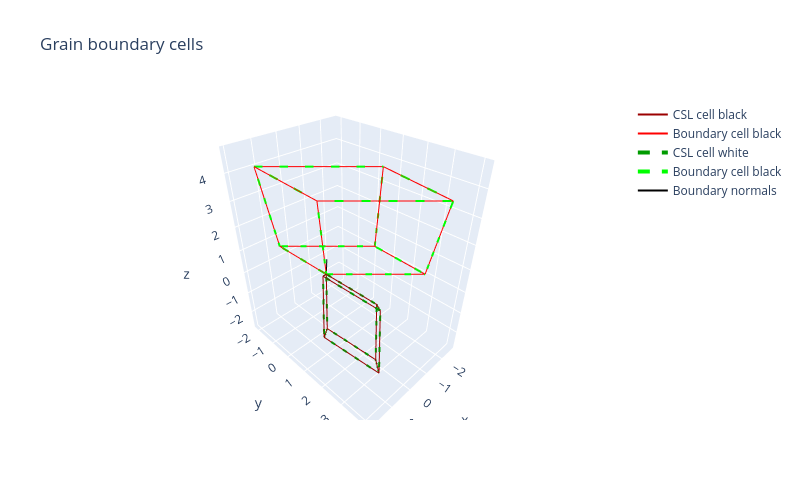

The cell this chart's notebook holds for it:
### Markdown cell above
And second, after the specified CSL rotation, which should bring the black and white cells into coincidence.

### Code cell
test_gb.visualise_3d_rotated()

### Figure 1 — Plotly figure (JSON) as saved in the notebook; plotly's stock layout.template omitted (floating-point values rounded to 4 significant figures)
{"data": [{"line": {"color": "rgb(155, 0, 0)", "width": 2}, "mode": "lines", "name": "CSL cell black", "type": "scatter3d", "x": [0, 1.0, null, 0, 0.5486, null, 0, -0.5486, null, 1.0, 1.549, null, 0.5486, 1.549, null, 1.549, 1, null, 1.11e-16, 1, null, -0.5486, 1.11e-16, null, -0.5486, 0.4514, null, 0.4514, 1, null, 1.0, 0.4514, null, 0.5486, 1.11e-16, null], "y": [0, 1, null, 0, 0.5486, null, 0, 2.097, null, 1, 1.549, null, 0.5486, 1.549, null, 1.549, 3.646, null, 2.646, 3.646, null, 2.097, 2.646, null, 2.097, 3.097, null, 3.097, 3.646, null, 1, 3.097, null, 0.5486, 2.646, null], "z": [0, 1.0, null, 0, -2.097, null, 0, -0.5486, null, 1.0, -1.097, null, -2.097, -1.097, null, -1.097, -1.646, null, -2.646, -1.646, null, -0.5486, -2.646, null, -0.5486, 0.4514, null, 0.4514, -1.646, null, 1.0, 0.4514, null, -2.097, -2.646, null]}, {"line": {"color": "rgb(255, 0, 0)", "width": 2}, "mode": "lines", "name": "Boundary cell black", "type": "scatter3d", "x": [0, -2.646, null, 0, 1.451, null, 0, 0.5486, null, -2.646, -1.194, null, 1.451, -1.194, null, -1.194, -0.6458, null, 2.0, -0.6458, null, 0.5486, 2.0, null, 0.5486, -2.097, null, -2.097, -0.6458, null, -2.646, -2.097, null, 1.451, 2.0, null], "y": [0, 2.646, null, 0, 1.451, null, 0, -2.097, null, 2.646, 4.097, null, 1.451, 4.097, null, 4.097, 2.0, null, -0.6458, 2.0, null, -2.097, -0.6458, null, -2.097, 0.5486, null, 0.5486, 2.0, null, 2.646, 0.5486, null, 1.451, -0.6458, null], "z": [0, 0, null, 0, 4.097, null, 0, 0.5486, null, 0, 4.097, null, 4.097, 4.097, null, 4.097, 4.646, null, 4.646, 4.646, null, 0.5486, 4.646, null, 0.5486, 0.5486, null, 0.5486, 4.646, null, 0, 0.5486, null, 4.097, 4.646, null]}, {"line": {"color": "rgb(0, 155, 0)", "dash": "dash", "width": 4}, "mode": "lines", "name": "CSL cell white", "type": "scatter3d", "x": [0, 1, null, 0, 0.5486, null, 0, -0.5486, null, 1, 1.549, null, 0.5486, 1.549, null, 1.549, 1, null, 0, 1, null, -0.5486, 0, null, -0.5486, 0.4514, null, 0.4514, 1, null, 1, 0.4514, null, 0.5486, 0, null], "y": [0, 1, null, 0, 0.5486, null, 0, 2.097, null, 1, 1.549, null, 0.5486, 1.549, null, 1.549, 3.646, null, 2.646, 3.646, null, 2.097, 2.646, null, 2.097, 3.097, null, 3.097, 3.646, null, 1, 3.097, null, 0.5486, 2.646, null], "z": [0, 1, null, 0, -2.097, null, 0, -0.5486, null, 1, -1.097, null, -2.097, -1.097, null, -1.097, -1.646, null, -2.646, -1.646, null, -0.5486, -2.646, null, -0.5486, 0.4514, null, 0.4514, -1.646, null, 1, 0.4514, null, -2.097, -2.646, null]}, {"line": {"color": "rgb(0, 255, 0)", "dash": "dash", "width": 4}, "mode": "lines", "name": "Boundary cell black", "type": "scatter3d", "x": [0, -2.646, null, 0, 1.451, null, 0, 0.5486, null, -2.646, -1.194, null, 1.451, -1.194, null, -1.194, -0.6458, null, 2, -0.6458, null, 0.5486, 2, null, 0.5486, -2.097, null, -2.097, -0.6458, null, -2.646, -2.097, null, 1.451, 2, null], "y": [0, 2.646, null, 0, 1.451, null, 0, -2.097, null, 2.646, 4.097, null, 1.451, 4.097, null, 4.097, 2.0, null, -0.6458, 2.0, null, -2.097, -0.6458, null, -2.097, 0.5486, null, 0.5486, 2.0, null, 2.646, 0.5486, null, 1.451, -0.6458, null], "z": [0, 1.11e-16, null, 0, 4.097, null, 0, 0.5486, null, 1.11e-16, 4.097, null, 4.097, 4.097, null, 4.097, 4.646, null, 4.646, 4.646, null, 0.5486, 4.646, null, 0.5486, 0.5486, null, 0.5486, 4.646, null, 1.11e-16, 0.5486, null, 4.097, 4.646, null]}, {"line": {"color": "black", "width": 2}, "mode": "lines", "name": "Boundary normals", "type": "scatter3d", "x": [0, -0.4082, null, 0, -0.4082, null], "y": [0, -0.4082, null, 0, -0.4082, null], "z": [0, 0.2892, null, 0, 0.2892, null]}], "layout": {"height": 500, "title": {"text": "Grain boundary cells"}, "width": 800, "xaxis": {"domain": [0, 0.9], "nticks": 10}, "yaxis": {"scaleanchor": "x"}}}
